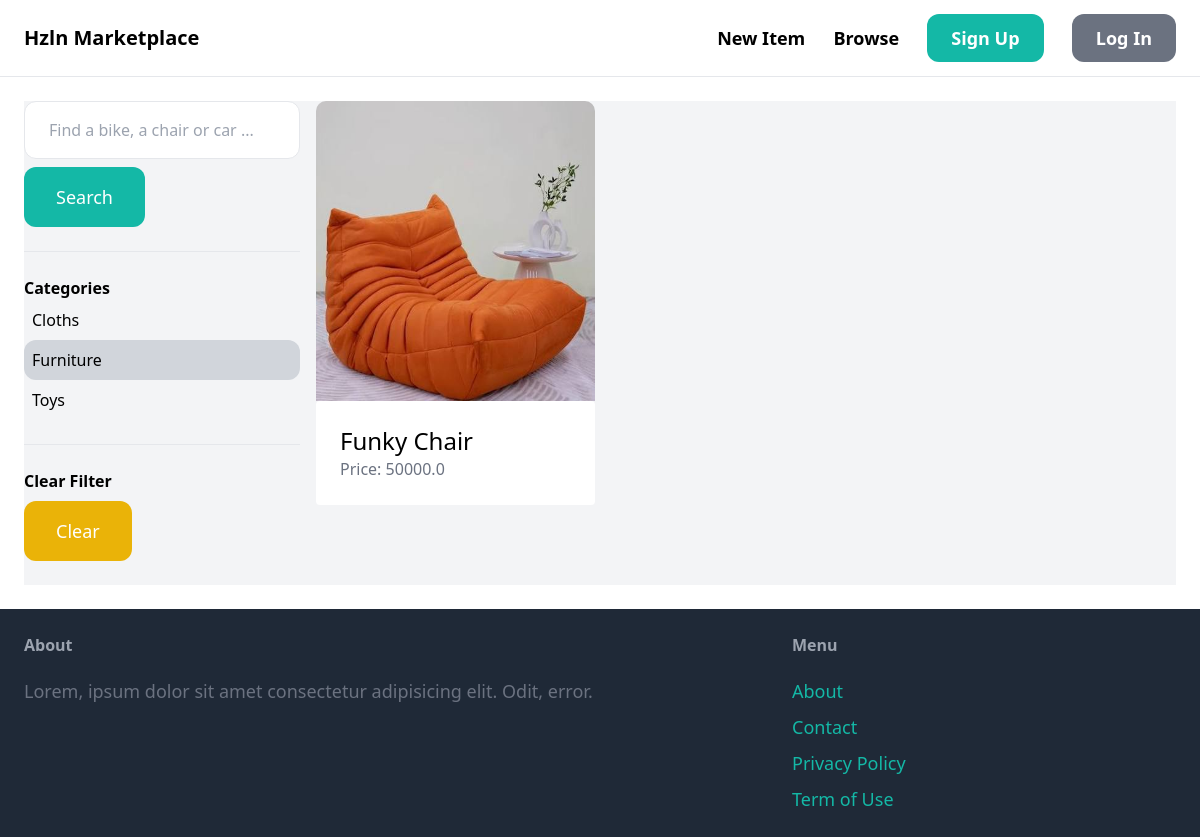
Before: /items/?query&category=2 with the older database file.
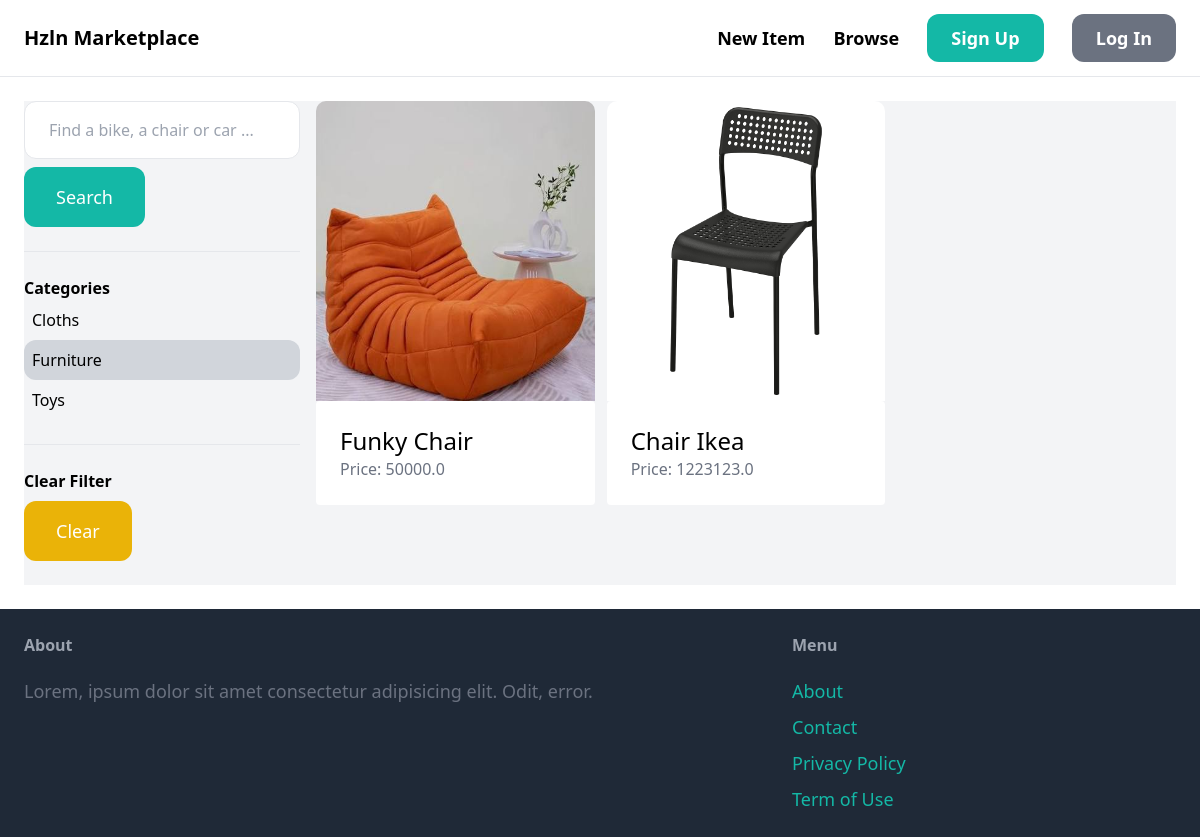
After: the same page with the newer database file.
### item/models.py (models this page shows, shortened)
class Category(models.Model):
    name = models.CharField(max_length=255)
    class Meta:
        ordering = ('name',)
        verbose_name_plural = 'Categories'

class Item(models.Model):
    category = models.ForeignKey(Category, related_name='items', on_delete=models.CASCADE)
    name = models.CharField(max_length=255)
    description = models.TextField(blank=True, null=True)
    price = models.FloatField()
    image = models.ImageField(upload_to='items_images', blank=True, null=True)
    is_sold = models.BooleanField(default=False)
    created_by = models.ForeignKey(User, related_name='items', on_delete=models.CASCADE)
    created_at = models.DateTimeField(auto_now_add=True)

### item/views.py (the view)
# urls.py: path('', views.items_browse, name='items'),
def items_browse(request):
    query = request.GET.get('query', '')
    categories = Category.objects.all()
    category_id = request.GET.get('category', 0)
    items = Item.objects.filter(is_sold=False)
    if category_id:
        items = items.filter(category_id=category_id)
    if query:
        items = items.filter(Q(name__icontains=query) | Q(description_icontains=query))
    return render(request, 'item/items.html', {
        'items': items,
        'query': query,
        'categories': categories,
        'category_id': int(category_id)
    })

### item/templates/item/items.html (shortened to what this page needs)
{% extends 'core/base.html' %}
{% block content %}
<div class="pb-6 grid grid-cols-4 gap-4 bg-gray-100">
    <div class="col-span-1">
        <form method="get" action="{% url 'item:items' %}">
            <input name="query" type="text" class="w-full py-4 px-6 border rounded-xl" value="{{ query }}"
                placeholder="Find a bike, a chair or car ...">
            <button class="mt-2 py-4 px-8 text-lg bg-teal-500 text-white rounded-xl">
                Search
            </button>
        </form>
        <hr class="my-6">
        <p class="font-semibold">Categories</p>
        <ul>
            {% for category in categories %}
            <li class="py-2 px-2 rounded-xl
                {% if category.id == category_id %}
                    bg-gray-300
                {% endif %}
            ">
                <a href="{% url 'item:items' %}?query{{ query }}&category={{ category.id }}"> {{ category.name }}</a>
            </li>
            {% endfor %}
        </ul>
        <hr class="my-6">
        <p class="font-semibold"> Clear Filter</p>
        <ul>
            <li>
                <a href="{% url 'item:items' %}"
                    class="mt-2 py-4 px-8 inline-block bg-yellow-500 text-lg rounded-xl text-white">Clear</a>
            </li>
        </ul>
    </div>
    <div class="col-span-3">
        <div class="grid grid-cols-3 gap-3">
            {% for item in items %}
            <div>
                <a href="{% url 'item:detail' item.id %}">
                    <div>
                        <img src="{{ item.image.url }}" class="rounded-t-[0.625rem] h-[300px] rounded-b-none w-full">
                    </div>
                    <div class="p-6 bg-white rounded ">
                        <h2 class="text-2xl">
                            {{ item.name }}
                        </h2>
                        <p class="text-gray-500">
                            Price: {{ item.price }}
                        </p>
                    </div>
                </a>
            </div>
            {% endfor %}
        </div>
    </div>
</div>
{% endblock %}

Changed rows visible on the page:
added Item: image (picture), name "Chair Ikea", price "1223123.0"
